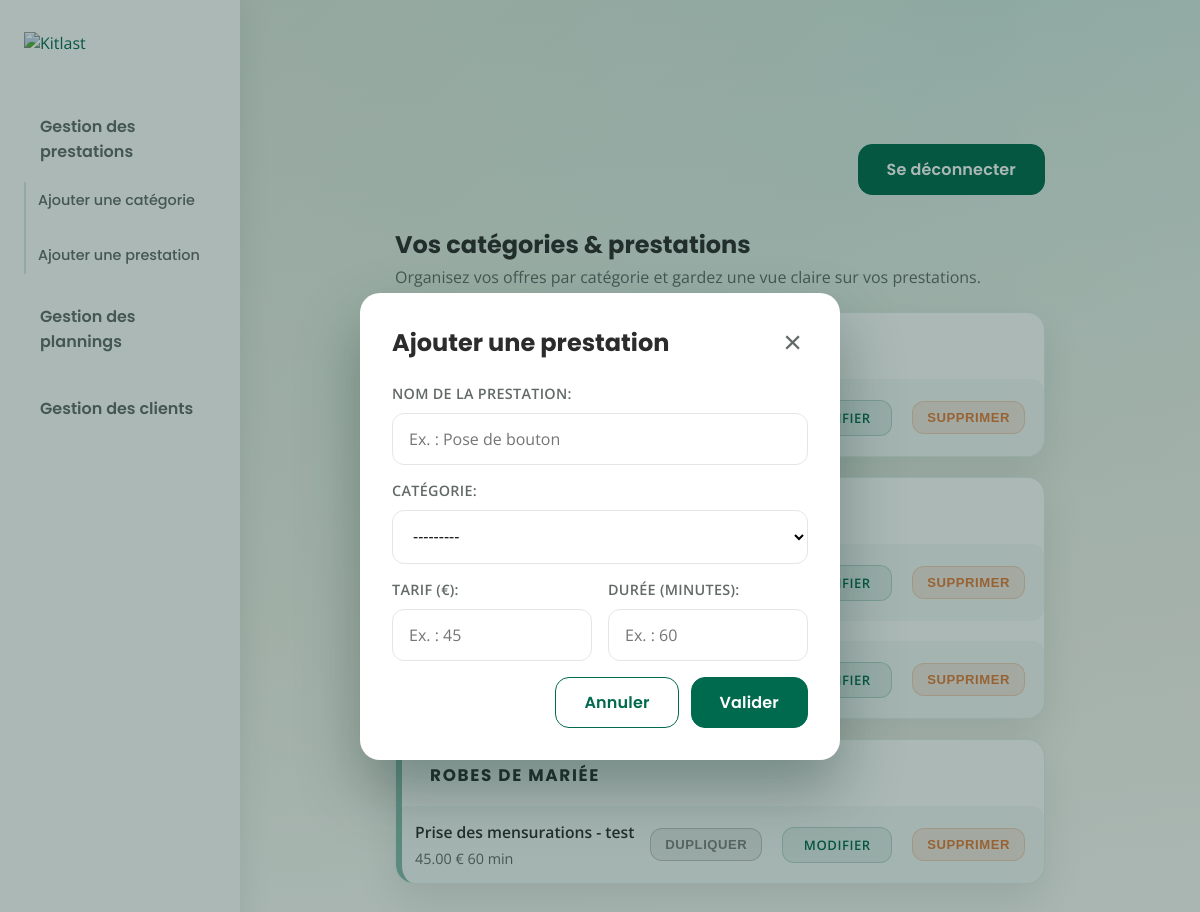
Page /?section=services&show=service-form (signed in) on the committed database.
### accounts/models.py (models this page shows, shortened)
class Service(models.Model):
    category = models.ForeignKey(
        Category, on_delete=models.CASCADE, related_name="services"
    )
    name = models.CharField(max_length=100)
    description = models.TextField(blank=True)
    price = models.DecimalField(max_digits=8, decimal_places=2, null=True, blank=True)
    duration_minutes = models.PositiveIntegerField(null=True, blank=True)
    created_at = models.DateTimeField(auto_now_add=True)
    created_by = models.ForeignKey(
        settings.AUTH_USER_MODEL,
        on_delete=models.CASCADE,
        related_name="services_created",
    )
    class Meta:
        ordering = ["name"]

class Category(models.Model):
    name = models.CharField(max_length=100, unique=True)
    created_at = models.DateTimeField(auto_now_add=True)
    class Meta:
        ordering = ["name"]
    def __str__(self) -> str:
        return str(self.name)

### accounts/views.py (the view)
# urls.py: path("", views.dashboard, name="dashboard"),
@login_required
def dashboard(request):
    state = _initialize_dashboard_state(request)
    if request.method == "POST":
        response = _dispatch_dashboard_action(request, state)
        if response:
            return response
    context = _build_dashboard_context(request, state)
    return render(request, "accounts/dashboard.html", context)

### accounts/forms.py (shortened to what this page needs)
class CategoryForm(forms.ModelForm):
    class Meta:
        model = Category
        fields = ["name"]
        labels = {"name": "Nom de la catégorie"}
        widgets = {
            "name": forms.TextInput(
                attrs={
                    "placeholder": "Ex. : Retouches rapides",
                    "maxlength": 100,
                    "class": "kitlast-input",
                }
            )
        }

class ServiceForm(forms.ModelForm):
    class Meta:
        model = Service
        fields = ["name", "category", "price", "duration_minutes"]
        labels = {
            "name": "Nom de la prestation",
            "category": "Catégorie",
            "price": "Tarif (€)",
            "duration_minutes": "Durée (minutes)",
        }
        widgets = {
            "name": forms.TextInput(
                attrs={
                    "placeholder": "Ex. : Pose de bouton",
                    "maxlength": 100,
                    "class": "kitlast-input",
                }
            ),
            "category": forms.Select(attrs={"class": "kitlast-input"}),
            "price": forms.NumberInput(
                attrs={
                    "placeholder": "Ex. : 45",
                    "min": "0",
                    "step": "0.5",
                    "class": "kitlast-input",
                }
            ),
            "duration_minutes": forms.NumberInput(
                attrs={
                    "placeholder": "Ex. : 60",
                    "min": "0",
                    "step": "15",
                    "class": "kitlast-input",
                }
            ),
        }

### accounts/planning.py (called while the page is built)
def _to_minutes(value: str | datetime) -> int:
    if isinstance(value, datetime):
        return value.hour * 60 + value.minute
    hour, minute = map(int, value.split(":"))
    return hour * 60 + minute

def _compute_block(
    start_time: str | datetime, end_time: str | datetime
) -> dict[str, float]:
    start_minutes = _to_minutes(start_time)
    end_minutes = _to_minutes(end_time)
    top = max(start_minutes - 8 * 60, 0)
    duration = max(end_minutes - start_minutes, 30)
    return {
        "top_pct": (top / TOTAL_PLANNER_SPAN_MINUTES) * 100,
        "height_pct": (duration / TOTAL_PLANNER_SPAN_MINUTES) * 100,
    }

def _format_time_range(start_time: datetime, end_time: datetime) -> str:
    return f"{start_time.strftime('%H:%M')} – {end_time.strftime('%H:%M')}"

### templates/accounts/dashboard.html (shortened to what this page needs)
{% extends "base.html" %}
{% load static %}
{% block head %}
<link rel="stylesheet" href="{% static 'css/dashboard.css' %}">
{% endblock %}
{% block content %}
<div class="kitlast-dashboard-layout">
  <aside class="kitlast-dashboard-sidebar">
    <div class="kitlast-dashboard-sidebar__logo">
      <a href="{% url 'dashboard' %}?section=overview" data-section-target="overview">
        <img src="https://kitlast.com/wp-content/uploads/2025/08/kitlast-200-x-100-px.svg" alt="Kitlast" />
      </a>
    </div>
    <nav class="kitlast-dashboard-sidebar__nav" aria-label="Menu du tableau de bord">
      <ul>
        <li>
          <button type="button" class="kitlast-dashboard-sidebar__toggle" data-section-target="services"
            aria-expanded="{% if section == 'services' %}true{% else %}false{% endif %}"
            aria-controls="services-subnav">Gestion des prestations</button>
          <ul id="services-subnav" class="kitlast-dashboard-sidebar__subnav" {% if section != 'services' %} hidden{% endif %}>
            <li><a href="{% url 'dashboard' %}?section=services&show=category-form" data-action="show-category-form"
                data-modal-instant="true">Ajouter une catégorie</a></li>
            <li><a href="{% url 'dashboard' %}?section=services&show=service-form" data-action="show-service-form"
                data-modal-instant="true">Ajouter une prestation</a></li>
          </ul>
        </li>
        <li><a href="{% url 'dashboard' %}?section=planning" data-section-target="planning">Gestion des plannings</a>
        </li>
        <li><a href="{% url 'dashboard' %}?section=clients" data-section-target="clients">Gestion des clients</a></li>
      </ul>
    </nav>
  </aside>
  <section class="kitlast-dashboard-area">
    <div class="kitlast-dashboard">
      <div class="kitlast-dashboard__topbar">
        <form method="post" action="{% url 'logout' %}" class="kitlast-form-inline">
          <button type="submit" class="kitlast-button">Se déconnecter</button>
        </form>
      </div>
      <div class="kitlast-dashboard-content" data-active-section="{{ section }}"
        data-show-category="{{ show_category_form|yesno:'true,false' }}"
        data-show-service="{{ show_service_form|yesno:'true,false' }}"
        data-week-offset="{{ week_offset }}">
        {% include "accounts/dashboard_services.html" %}
      </div>
    </div>
  </section>
</div>
{% endblock %}

### templates/accounts/dashboard_services.html (shortened to what this page needs)
{% load modal_tags %}
<section class="kitlast-content-section{% if section == 'services' %} is-active{% endif %}"
  data-section="services">
  <header class="kitlast-section-header">
    <div>
      <h2>Vos catégories & prestations</h2>
      <p class="kitlast-section-header__text">Organisez vos offres par catégorie et gardez une vue claire sur vos prestations.</p>
    </div>
  </header>
  <div class="kitlast-category-board">
    {% if categories %}
      <ul>
        {% for category in categories %}
          <li class="kitlast-category-card">
            <header class="kitlast-category-card__header">
              <h3>{{ category.name|upper }}</h3>
            </header>
            <ul class="kitlast-service-lines">
              {% if category.services.all %}
                {% for service in category.services.all %}
                  <li class="kitlast-service-line">
                    <div class="kitlast-service-line__info">
                      <span class="kitlast-service-line__name">{{ service.name }}</span>
                      <span class="kitlast-service-line__meta">
                        {% if service.price %}<span>{{ service.price }} €</span>{% endif %}
                        {% if service.duration_minutes %}<span>{{ service.duration_minutes }} min</span>{% endif %}
                      </span>
                    </div>
                    <div class="kitlast-service-line__actions">
                      <button type="button" class="kitlast-service-line__action kitlast-service-line__action--muted">Dupliquer</button>
                      <a href="{% url 'dashboard' %}?section=services&show=service-form&service_id={{ service.id }}" class="kitlast-service-line__action">Modifier</a>
                      <form method="post" action="{% url 'dashboard' %}?section=services" class="kitlast-service-line__form" onsubmit="return confirm('Supprimer cette prestation ?');">
                        <button type="submit" class="kitlast-service-line__action kitlast-service-line__action--danger">Supprimer</button>
                      </form>
                    </div>
                  </li>
                {% endfor %}
              {% else %}
                <li class="kitlast-service-line kitlast-service-line--empty">Aucune prestation pour cette catégorie.</li>
              {% endif %}
            </ul>
          </li>
        {% endfor %}
      </ul>
    {% else %}
      <p class="kitlast-empty">Aucune catégorie pour le moment. Ajoutez votre première catégorie pour structurer vos prestations.</p>
    {% endif %}
  </div>
</section>
{% render_modal modal_data_attr='data-service-modal' modal_title=service_form.instance.pk|yesno:'Modifier une prestation,Ajouter une prestation' modal_title_id='service-modal-title' modal_body_template='accounts/components/modal_service_form.html' modal_should_show=show_service_modal %}

### static/css/global.css (style rules this page uses)
:root { --brand: #006A4E; --brand-600: #005A42; --brand-300: #338771; --secondary: #3B6F72; --accent: #E07B39; --text: #2C2C2C; --muted: #626A68; --bg-soft: #F5F0E6; --surface: #FFFFFF; --surface-alt: #FAF7F1; --border: #E3E7E4; }
body { font-family: 'Open Sans', sans-serif; background: linear-gradient(135deg, var(--bg-soft) 0%, #E6F4EF 45%, #FFFFFF 100%); color: var(--text); margin: 0; }
h1, h2 { font-family: 'Poppins', sans-serif; margin: 0; }
a { color: var(--brand); text-decoration: none; transition: color 0.18s ease; }
.kitlast-field label { font-weight: 600; font-size: 0.9rem; letter-spacing: 0.02em; color: var(--muted); text-transform: uppercase; }
.kitlast-field input, .kitlast-field select, .kitlast-field textarea, .kitlast-input { width: 100%; border: 1px solid var(--border); border-radius: 12px; padding: 14px 16px; font-size: 1rem; transition: border-color 0.18s ease, box-shadow 0.18s ease; font-family: 'Open Sans', sans-serif; background: #fff; }
.kitlast-button { background: var(--brand); border: 1px solid var(--brand); border-radius: 14px; color: #fff; cursor: pointer; font-family: 'Poppins', sans-serif; font-size: 1rem; font-weight: 600; letter-spacing: 0.01em; padding: 12px 28px; transition: background 0.18s ease, box-shadow 0.18s ease, transform 0.18s ease; }

### rows in the picture
Category: name "ROBES DE MARIÉE"
Service: name "Prise des mensurations - test", price "45.00", duration_minutes "60"

### other values in the picture
{{ modal_title }} "Ajouter une prestation"
{{ service_form.name.label_tag }} "NOM DE LA PRESTATION:"
{{ service_form.category.label_tag }} "CATÉGORIE:"
{{ service_form.price.label_tag }} "TARIF (€):"
{{ service_form.duration_minutes.label_tag }} "DURÉE (MINUTES):"
